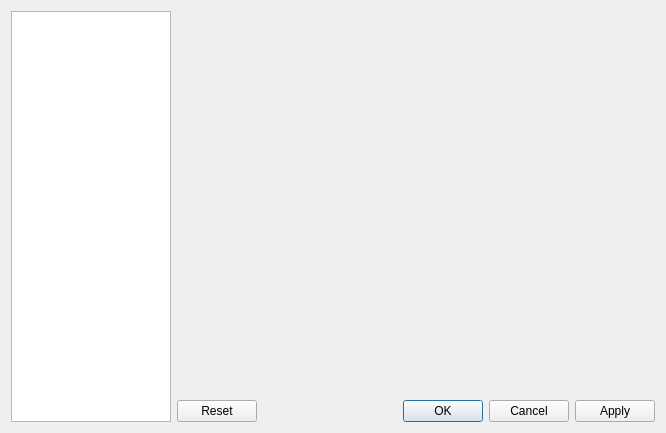
<?xml version="1.0" encoding="UTF-8"?>
<ui version="4.0">
 <class>Core::SettingManager::SettingDialog</class>
 <widget class="QDialog" name="Core::SettingManager::SettingDialog">
  <property name="geometry">
   <rect>
    <x>0</x>
    <y>0</y>
    <width>666</width>
    <height>433</height>
   </rect>
  </property>
  <property name="windowTitle">
   <string>Settings</string>
  </property>
  <property name="windowIcon">
   <iconset resource="../Resources/Core.qrc">
    <normaloff>:/SettingManager/settings.svg</normaloff>:/SettingManager/settings.svg</iconset>
  </property>
  <layout class="QGridLayout" name="gridLayout">
   <item row="0" column="0" rowspan="2">
    <widget class="QListWidget" name="listWidget">
     <property name="enabled">
      <bool>true</bool>
     </property>
     <property name="sizePolicy">
      <sizepolicy hsizetype="Expanding" vsizetype="Expanding">
       <horstretch>1</horstretch>
       <verstretch>0</verstretch>
      </sizepolicy>
     </property>
    </widget>
   </item>
   <item row="0" column="1">
    <widget class="QStackedWidget" name="stackedWidget">
     <property name="sizePolicy">
      <sizepolicy hsizetype="Preferred" vsizetype="Preferred">
       <horstretch>3</horstretch>
       <verstretch>0</verstretch>
      </sizepolicy>
     </property>
     <widget class="QWidget" name="stackedWidgetPage1"/>
    </widget>
   </item>
   <item row="1" column="1">
    <widget class="QDialogButtonBox" name="buttonBox">
     <property name="orientation">
      <enum>Qt::Horizontal</enum>
     </property>
     <property name="standardButtons">
      <set>QDialogButtonBox::Apply|QDialogButtonBox::Cancel|QDialogButtonBox::Ok|QDialogButtonBox::Reset</set>
     </property>
    </widget>
   </item>
  </layout>
 </widget>
 <resources>
  <include location="../Resources/Core.qrc"/>
 </resources>
 <connections/>
</ui>
